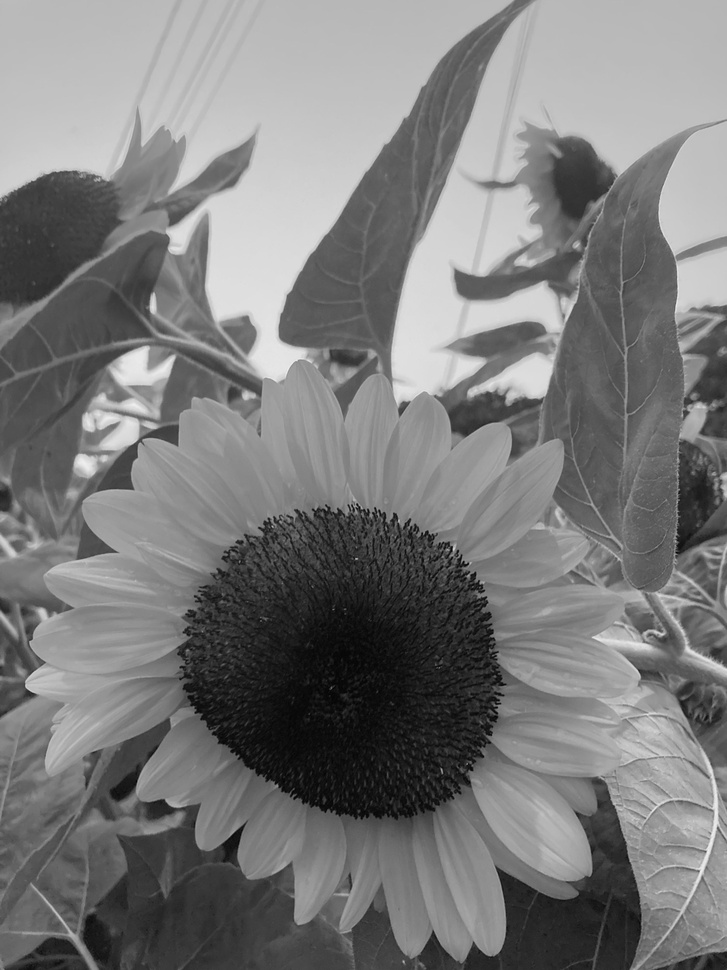
#> input picture Day3/sunflowergray.jpg, 727 x 970 px, shrunk from 3000 x 4000 before the run
$ jupyter execute --allow-errors Day3_Lecture_2_DimensionalityReduction.ipynb
#> lines starting #> are read from the running program, lines starting #| are printed output that depends on the picture
<a href="https://colab.research.google.com/github/rhudaina/Linear-Systems-and-Applications-A-Hands-On-Python-Workshop/blob/main/Day3/Day3_Lecture_2_DimensionalityReduction.ipynb" target="_parent"></a>

[cell 1]
import numpy as np
import pandas as pd
import matplotlib.pyplot as plt

# Multilinear Regression

Consider a larger data set to determine which factors best predict prices in a housing market.

#> (a cell that did not finish here is left out)

The data contains 13 features and prices for 506 houses.

#> (a cell that did not finish here is left out)

It is important to pad this matrix with an additional column of ones, to take into account the possibility of non-zero constant offset in the regression formula. This corresponds to the "y-intercept" in a simple one-dimensional linear regression.

#> (a cell that did not finish here is left out)

Perform multilinear regression via SVD:

[cell 5]
from numpy.linalg import svd
#> (the rest of this cell did not finish here and is left out)

#> (a cell that did not finish here is left out)

Sorting data by housing value:

#> (a cell that did not finish here is left out)

Although the housing value are not perfectly predicted, the trend agrees quite well. It is often the case that the highest value outliers are not well captured by simple linear fits.

# Principal Component Analysis

## SciKit Learn

[Scikit-learn](https://scikit-learn.org/stable/) is a library that allows you to do machine learning, that is, make predictions from data, in Python. There are four basic tasks:

 1. Regression: predict a number from data points, given data points and corresponding numbers
 2. Classification: predict a category from datapoints, given data points and corresponding numbers
 3. Clustering: predict a category from data points, given only data points
 4. Dimensionality reduction: make data points lower-dimensional so that we can visualize the data

Here is a [flowchart from the scikit learn documentation](https://scikit-learn.org/stable/tutorial/machine_learning_map/index.html) of when to use each technique.

[cell 8]
import sklearn # scikit-learn

A good place to look for example data sets to use in machine learning tasks is the [UCI Machine Learning Repository](https://archive.ics.uci.edu/ml/index.php)

This repository (currently) contains 559 data sets, including information on where they came from and how to use them.

On this page we'll use the [Iris](https://archive.ics.uci.edu/ml/datasets/Iris) and [Abalone](https://archive.ics.uci.edu/ml/datasets/Abalone) data sets.

The Iris data set consists of measurements of three species of Iris (a flower).  The Abalone data set consists of meaurements of abalone, a type of edible marine snail.

You can download the data by going to the data folder for each data set ([here is the one for Iris](https://archive.ics.uci.edu/ml/machine-learning-databases/iris/)).  You will see a file with the extension `*.data` which is a csv file containing the data.  This file does not have a header - you need to look at the attribute information on the data set home page to get the attribute names.

Scikit learn also has a few built-in data sets for easy loading:

[cell 9]
from sklearn import datasets

[cell 10]
from sklearn.datasets import load_breast_cancer
breast = load_breast_cancer()

[cell 11]
print(breast)

[cell 12]
breast_data = breast.data
print(breast_data.shape)

[cell 13]
features = breast.feature_names
print(features.shape)

[cell 14]
breast_labels = breast.target
print(breast_labels.shape)

[cell 15]
breast_dataset = pd.DataFrame(breast_data)
breast_dataset.columns = features

[cell 16]
breast_dataset.head()

## PCA via eigendecomposition

[cell 17]
A = breast_dataset.loc[:,features].values
m,n = A.shape
print(A.shape)

#### Step 1. Standardize the data along the features

[cell 18]
Z = (A - A.mean(axis = 0)) / A.std(axis=0)

print("mean: ", Z.mean())
print("std: ", Z.std())

#### Step 2. Calculate covariance matrix for the features

[cell 19]
C = np.cov(Z, ddof = 1, rowvar = False)

#### Step 3. Perform eigendecomposition on covariance matrix

[cell 20]
Lam, X = np.linalg.eig(C)

#### Step 4. Sort (descending) PCs (eigenvectors) based on their eigenvalues

[cell 21]
idx = np.argsort(Lam)[::-1] # by default: ascending

sorted_eigvals = Lam[idx]
sorted_eigvecs = X[:,idx]  # sort columns

plt.plot(sorted_eigvals,'-o')
plt.ylabel('singular value')
plt.show()
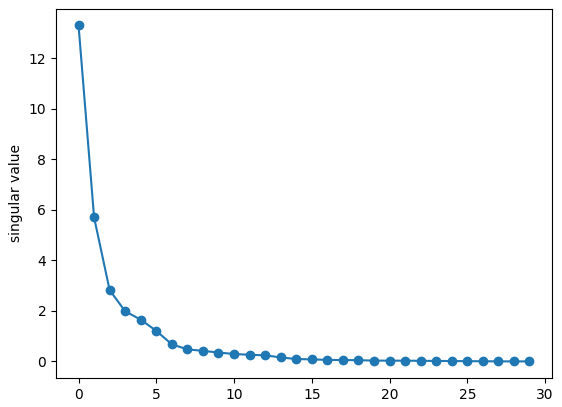
#> figure drawn by matplotlib, 1 panel; curve peaks at x = 0, y = 13.3

#### Step 5. Calculate the explained variance for each PC

[cell 22]
expvar = sorted_eigvals/ np.sum(sorted_eigvals)

S = np.cumsum(expvar)
plt.plot(S,'-o')
plt.ylabel('explained variance')
plt.show()
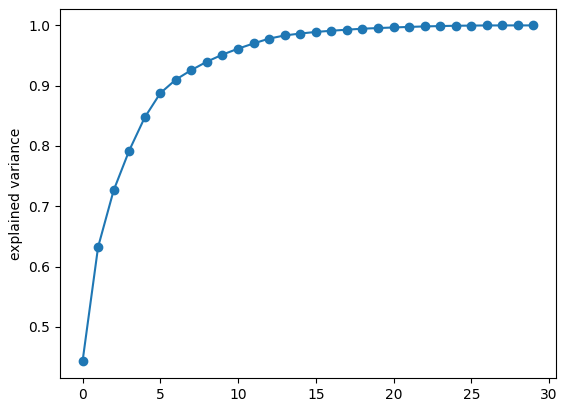
#> figure drawn by matplotlib, 1 panel; curve peaks at x = 29, y = 1

#### Step 6. Reduce the standardized data by the desired number pf PCs

[cell 23]
p = 5 # desired number of PCs
reduced_data = Z @ sorted_eigvecs[:,:p]

print(sum(expvar[:p]))

[cell 24]
targets = ['Benign', 'Malignant']
colors = ['b', 'r']
markers = ['.','x']

for i in range(2):
  idx = (breast.target == i)
  plt.scatter(reduced_data[idx,0], reduced_data[idx,1], marker = markers[i],color = colors[i], label=targets[i])

plt.title("Principal Component Analysis")
plt.xlabel("PC1")
plt.ylabel("PC2")
plt.legend()
plt.show()
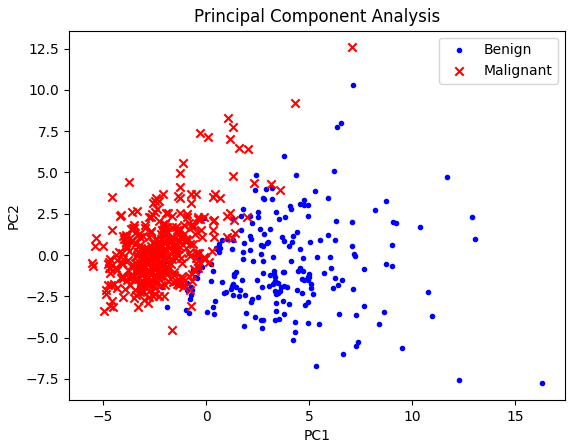
#> figure drawn by matplotlib, 1 panel

## PCA via SVD

[cell 25]
from sklearn.preprocessing import StandardScaler

A = breast_dataset.loc[:,features].values
Z = StandardScaler().fit_transform(A)

print(Z.mean(), Z.std())

[cell 26]
from sklearn.decomposition import PCA

pca = PCA().fit(Z)
S = np.cumsum(pca.explained_variance_ratio_)

plt.plot(S,'-o')
plt.ylabel('explained variance')
plt.show()

[cell 27]
pca = PCA(n_components = 5)
reduced_data = pca.fit_transform(Z)
print(Z.shape, reduced_data.shape)

targets = ['Benign', 'Malignant']
colors = ['b', 'r']
markers = ['.','x']

for i in range(2):
  idx = (breast.target == i)
  plt.scatter(reduced_data[idx,0], reduced_data[idx,1], marker = markers[i],color = colors[i], label=targets[i])

plt.title("Principal Component Analysis")
plt.xlabel("PC1")
plt.ylabel("PC2")
plt.legend()
plt.show()

## Other Dimensionality Reducting Routines

Note that scikit-learn contains many other unsupervised dimensionality reduction routines: some you might wish to try are
Other dimensionality reduction techniques which are useful to know about:

- [sklearn.decomposition.PCA](http://scikit-learn.org/0.13/modules/generated/sklearn.decomposition.PCA.html):
   Principal Component Analysis
- [sklearn.decomposition.RandomizedPCA](http://scikit-learn.org/0.13/modules/generated/sklearn.decomposition.RandomizedPCA.html):
   extremely fast approximate PCA implementation based on a randomized algorithm
- [sklearn.decomposition.SparsePCA](http://scikit-learn.org/0.13/modules/generated/sklearn.decomposition.SparsePCA.html):
   PCA variant including L1 penalty for sparsity
- [sklearn.decomposition.FastICA](http://scikit-learn.org/0.13/modules/generated/sklearn.decomposition.FastICA.html):
   Independent Component Analysis
- [sklearn.decomposition.NMF](http://scikit-learn.org/0.13/modules/generated/sklearn.decomposition.NMF.html):
   non-negative matrix factorization
- [sklearn.manifold.LocallyLinearEmbedding](http://scikit-learn.org/0.13/modules/generated/sklearn.manifold.LocallyLinearEmbedding.html):
   nonlinear manifold learning technique based on local neighborhood geometry
- [sklearn.manifold.IsoMap](http://scikit-learn.org/0.13/modules/generated/sklearn.manifold.Isomap.html):
   nonlinear manifold learning technique based on a sparse graph algorithm

Each of these has its own strengths & weaknesses, and areas of application. You can read about them on the [scikit-learn website](http://sklearn.org).

# Image Compression

[cell 28]
import cv2

Img = cv2.imread('sunflowergray.jpg', cv2.IMREAD_GRAYSCALE);
#> Img is the input picture: shape (970, 727); min 0, max 240, mean 122.5
print(Img.shape)

plt.imshow(Img, cmap = 'gray', vmin = 0, vmax = 255)
plt.axis("off")
plt.show()

[cell 29]
from numpy.linalg import svd
U, S, Vh = svd(Img, full_matrices=False)
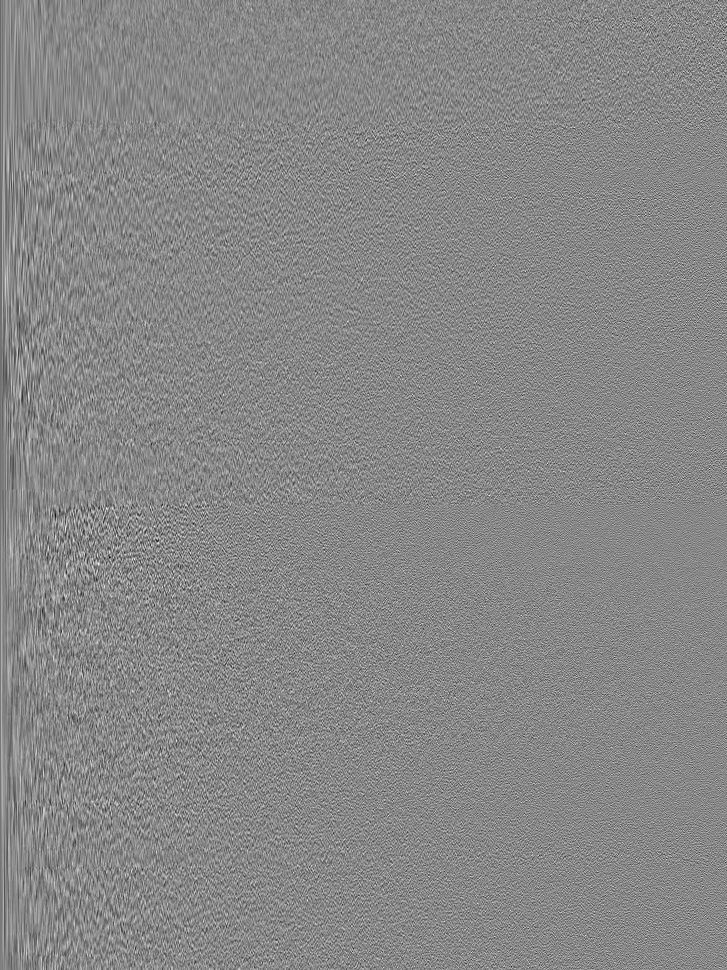
#> U: shape (970, 727) float64; min -0.209, max 0.184, mean -4.93e-05; drawn with min black and max white
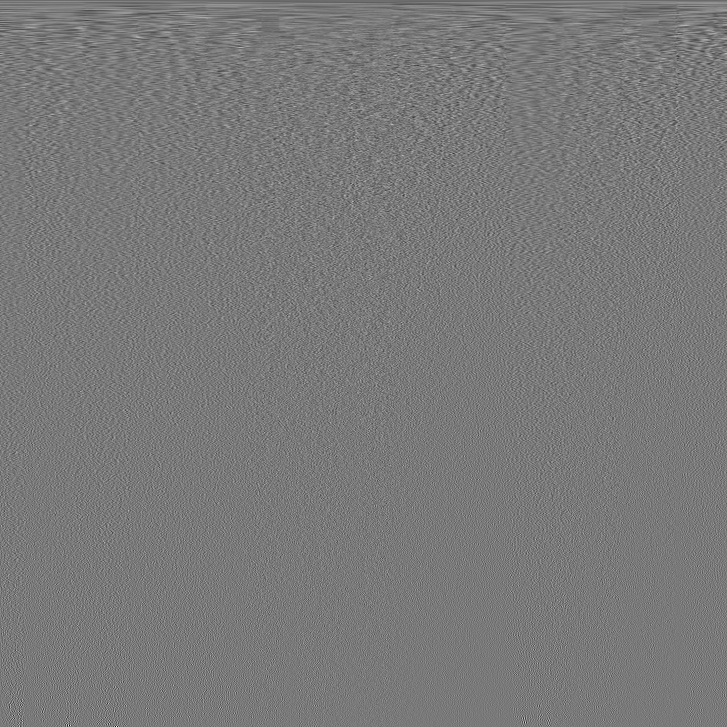
#> Vh: shape (727, 727) float64; min -0.331, max 0.362, mean -4.98e-05; drawn with min black and max white
#> S = 727 values, max 106781.4 at index 0, min 4.27 at index 726, mean 536.4
print(U.shape, S.shape, Vh.shape)

[cell 30]
p = 5;

ApproxImg = (U[:,0:p] * S[0:p]) @ Vh[0:p,:]
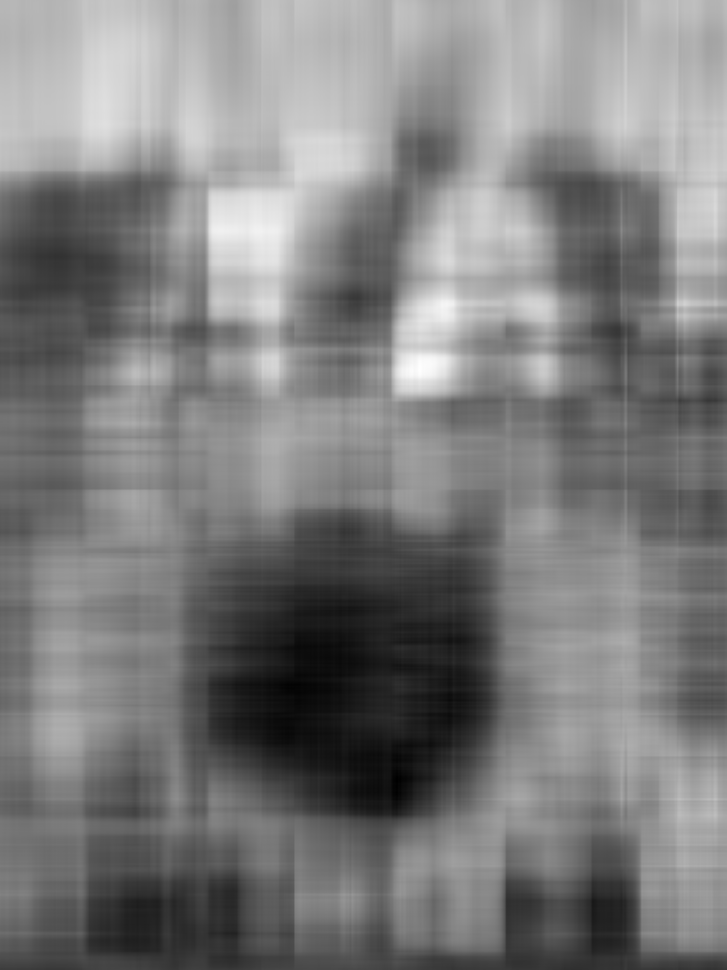
#> ApproxImg: shape (970, 727) float64; min -6.36, max 256.5, mean 122.5; drawn with min black and max white

plt.imshow(ApproxImg, cmap = 'gray', vmin = 0, vmax = 255)
plt.axis("off")
plt.show()

[cell 31]
plt.plot(S,'b')
plt.semilogy();

p = np.array([5,20,200]);
for i in p:
  plt.plot(i-1, S[i-1],'r.')
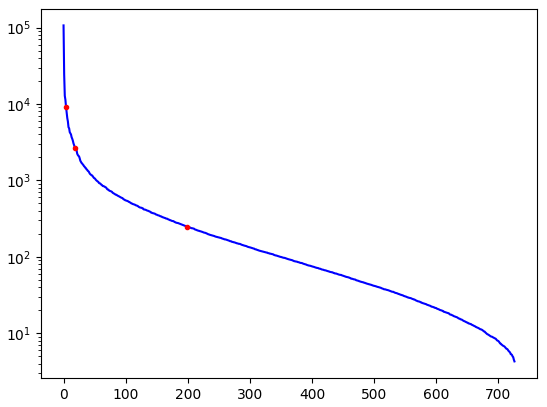
#> figure drawn by matplotlib, 1 panel; curve peaks at x = 0, y = 106781.4

[cell 32]
ImgVar = np.cumsum(S)/np.sum(S);
#> ImgVar = 727 values from 0.274 to 1
plt.plot(ImgVar, 'b')
for i in p:
  plt.plot(i-1, ImgVar[i-1],'r.')
plt.show()
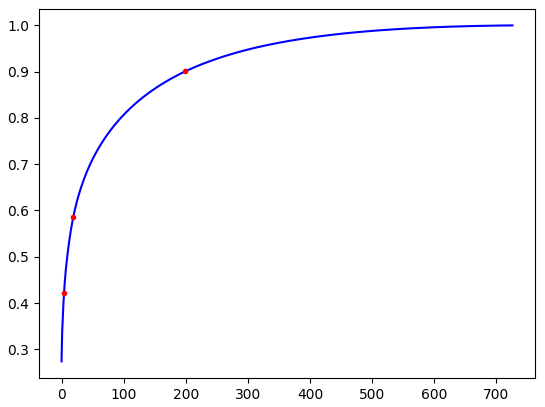
#> figure drawn by matplotlib, 1 panel; curve peaks at x = 726, y = 1
